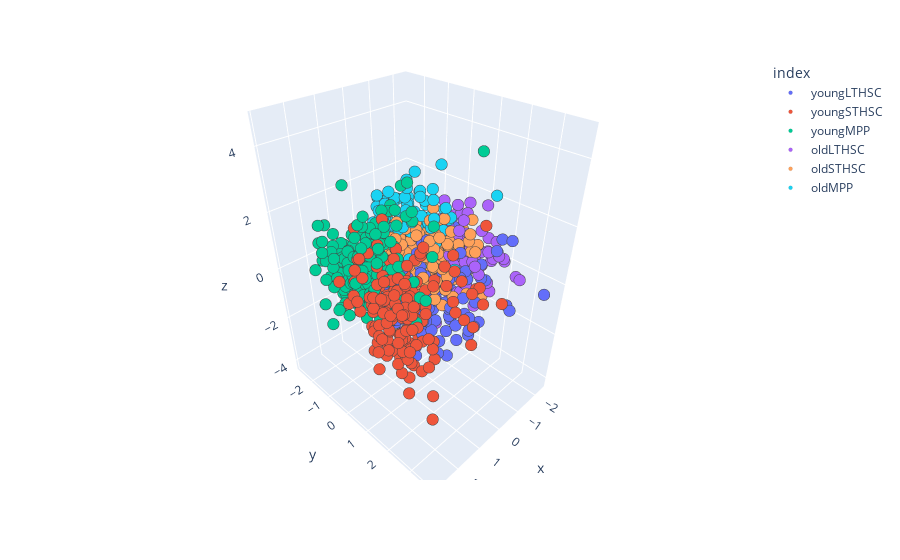

The notebook cell saved with this chart:
### Code cell
encoded = {'oldLTHSC':0, 'oldMPP':1, 'oldSTHSC':2, 'youngLTHSC':3, 'youngMPP':4, 'youngSTHSC':5}
cells = ['oldLTHSC' ,'oldMPP', 'oldSTHSC', 'youngLTHSC' ,'youngMPP' ,'youngSTHSC']
cell_types = [encoded.get(x, x) for x in dfz.index]
colormap = ['r', 'b', 'g', 'y', 'c', 'm']
cell_colors = [colormap[x] for x in cell_types]
dfpca = pd.DataFrame(zcomps, index = dfz.index)
dfpca
fig = px.scatter_3d(dfpca, zcomps[:,0], zcomps[:,1],zcomps[:,2], dfpca.index)
fig.update_traces(marker=dict(opacity =1, size=4,
                              line=dict(width= .1)))

fig.show()

### Figure 1 — Plotly figure (JSON) as saved in the notebook; plotly's stock layout.template omitted (floating-point values rounded to 4 significant figures; data arrays with more than 128 entries replaced by an {"elided": "..."} marker saying what was removed)
{"data": [{"hovertemplate": "index=youngLTHSC<br>x=%{x}<br>y=%{y}<br>z=%{z}<extra></extra>", "legendgroup": "youngLTHSC", "marker": {"color": "#636efa", "line": {"width": 0.1}, "opacity": 1, "size": 4, "symbol": "circle"}, "mode": "markers", "name": "youngLTHSC", "scene": "scene", "showlegend": true, "type": "scatter3d", "x": {"elided": "167 float values"}, "y": {"elided": "167 float values"}, "z": {"elided": "167 float values"}}, {"hovertemplate": "index=youngSTHSC<br>x=%{x}<br>y=%{y}<br>z=%{z}<extra></extra>", "legendgroup": "youngSTHSC", "marker": {"color": "#EF553B", "line": {"width": 0.1}, "opacity": 1, "size": 4, "symbol": "circle"}, "mode": "markers", "name": "youngSTHSC", "scene": "scene", "showlegend": true, "type": "scatter3d", "x": {"elided": "163 float values"}, "y": {"elided": "163 float values"}, "z": {"elided": "163 float values"}}, {"hovertemplate": "index=youngMPP<br>x=%{x}<br>y=%{y}<br>z=%{z}<extra></extra>", "legendgroup": "youngMPP", "marker": {"color": "#00cc96", "line": {"width": 0.1}, "opacity": 1, "size": 4, "symbol": "circle"}, "mode": "markers", "name": "youngMPP", "scene": "scene", "showlegend": true, "type": "scatter3d", "x": {"elided": "168 float values"}, "y": {"elided": "168 float values"}, "z": {"elided": "168 float values"}}, {"hovertemplate": "index=oldLTHSC<br>x=%{x}<br>y=%{y}<br>z=%{z}<extra></extra>", "legendgroup": "oldLTHSC", "marker": {"color": "#ab63fa", "line": {"width": 0.1}, "opacity": 1, "size": 4, "symbol": "circle"}, "mode": "markers", "name": "oldLTHSC", "scene": "scene", "showlegend": true, "type": "scatter3d", "x": {"elided": "183 float values"}, "y": {"elided": "183 float values"}, "z": {"elided": "183 float values"}}, {"hovertemplate": "index=oldSTHSC<br>x=%{x}<br>y=%{y}<br>z=%{z}<extra></extra>", "legendgroup": "oldSTHSC", "marker": {"color": "#FFA15A", "line": {"width": 0.1}, "opacity": 1, "size": 4, "symbol": "circle"}, "mode": "markers", "name": "oldSTHSC", "scene": "scene", "showlegend": true, "type": "scatter3d", "x": {"elided": "189 float values"}, "y": {"elided": "189 float values"}, "z": {"elided": "189 float values"}}, {"hovertemplate": "index=oldMPP<br>x=%{x}<br>y=%{y}<br>z=%{z}<extra></extra>", "legendgroup": "oldMPP", "marker": {"color": "#19d3f3", "line": {"width": 0.1}, "opacity": 1, "size": 4, "symbol": "circle"}, "mode": "markers", "name": "oldMPP", "scene": "scene", "showlegend": true, "type": "scatter3d", "x": {"elided": "188 float values"}, "y": {"elided": "188 float values"}, "z": {"elided": "188 float values"}}], "layout": {"legend": {"title": {"text": "index"}, "tracegroupgap": 0}, "margin": {"t": 60}, "scene": {"domain": {"x": [0, 1], "y": [0, 1]}, "xaxis": {"title": {"text": "x"}}, "yaxis": {"title": {"text": "y"}}, "zaxis": {"title": {"text": "z"}}}}}
